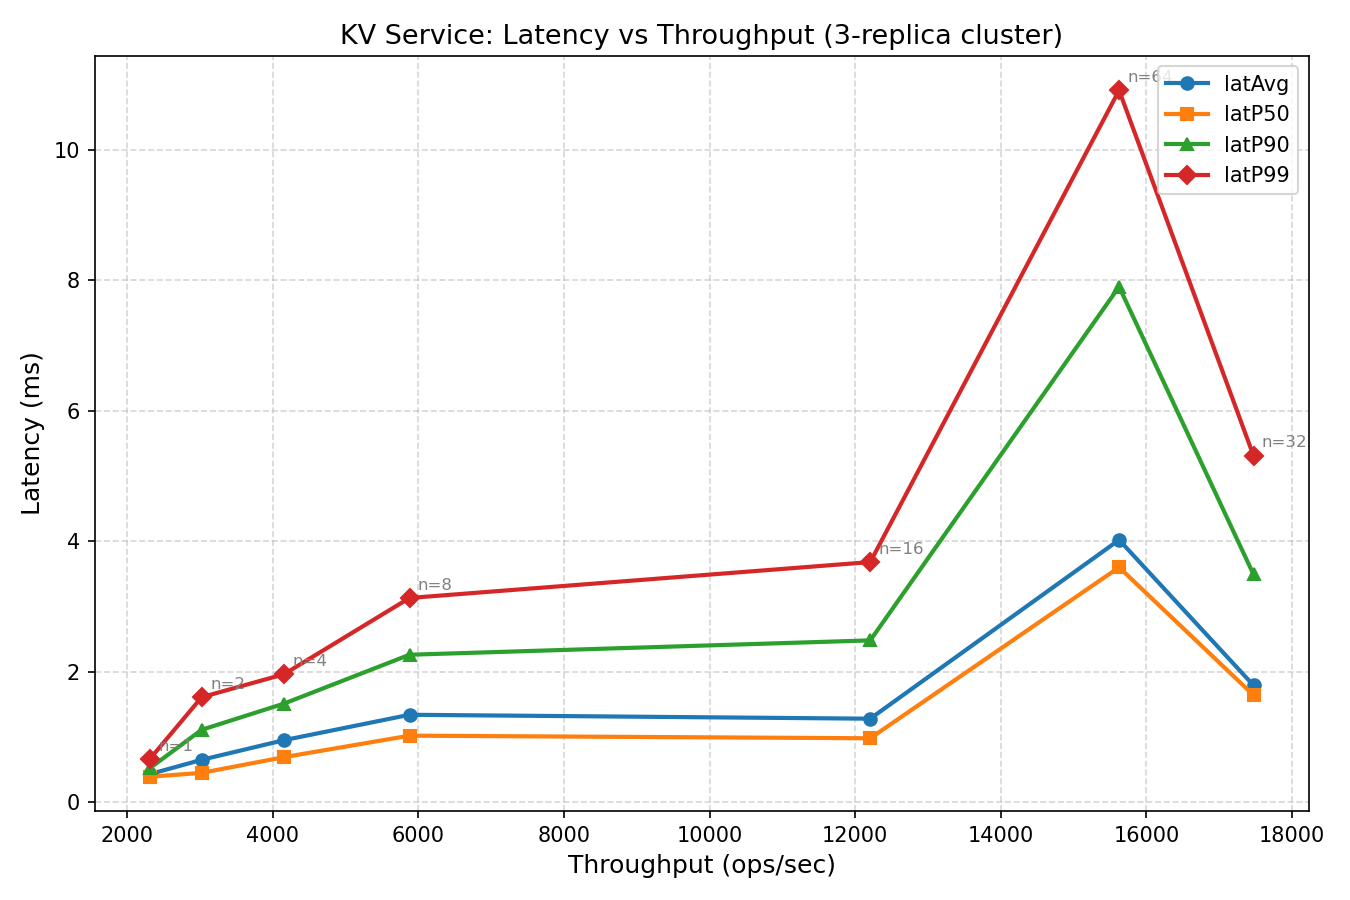

The Python source for this figure:
#!/usr/bin/env python3
"""
lat-tput.py -- Parse result.txt and generate a latency-throughput scatter plot.

Usage:
    python3 lat-tput.py [result_file] [output_png]

Defaults:
    result_file : result.txt  (expected in the current working directory)
    output_png  : lat-tput.png
"""

import sys
import os
import re
import matplotlib
matplotlib.use("Agg")          # headless backend — no display needed
import matplotlib.pyplot as plt


def parse_result(path: str):
    """
    Parse a result.txt produced by tput.cpp.

    Expected data lines (after the header) look like:
            1       10.23        9.80       15.20       48.50            97
    Columns: clientCount  latAvg  latP50  latP90  latP99  throughput
    """
    records = []
    with open(path) as fh:
        for line in fh:
            line = line.strip()
            # Skip header / comment lines
            if line.startswith("#") or line.startswith("-") or not line:
                continue
            parts = line.split()
            if len(parts) < 6:
                continue
            try:
                rec = {
                    "clients":    int(parts[0]),
                    "lat_avg":    float(parts[1]),
                    "lat_p50":    float(parts[2]),
                    "lat_p90":    float(parts[3]),
                    "lat_p99":    float(parts[4]),
                    "throughput": float(parts[5]),
                }
                records.append(rec)
            except ValueError:
                continue
    return records


def plot(records, output_path: str):
    if not records:
        print("No data records found — nothing to plot.", file=sys.stderr)
        sys.exit(1)

    # Sort by throughput so lines don't zigzag when a round has lower
    # throughput than the previous one (e.g. warmup noise at n=2).
    records = sorted(records, key=lambda r: r["throughput"])

    throughputs = [r["throughput"] for r in records]
    lat_avg     = [r["lat_avg"]    for r in records]
    lat_p50     = [r["lat_p50"]    for r in records]
    lat_p90     = [r["lat_p90"]    for r in records]
    lat_p99     = [r["lat_p99"]    for r in records]
    clients     = [r["clients"]    for r in records]

    fig, ax = plt.subplots(figsize=(9, 6))

    ax.plot(throughputs, lat_avg, "o-", label="latAvg",  linewidth=2, markersize=6)
    ax.plot(throughputs, lat_p50, "s-", label="latP50",  linewidth=2, markersize=6)
    ax.plot(throughputs, lat_p90, "^-", label="latP90",  linewidth=2, markersize=6)
    ax.plot(throughputs, lat_p99, "D-", label="latP99",  linewidth=2, markersize=6)

    # Annotate each point with the client count
    for x, y, c in zip(throughputs, lat_p99, clients):
        ax.annotate(
            f"n={c}",
            xy=(x, y),
            xytext=(4, 4),
            textcoords="offset points",
            fontsize=8,
            color="gray",
        )

    ax.set_xlabel("Throughput (ops/sec)", fontsize=12)
    ax.set_ylabel("Latency (ms)", fontsize=12)
    ax.set_title("KV Service: Latency vs Throughput (3-replica cluster)", fontsize=13)
    ax.legend(fontsize=10)
    ax.grid(True, linestyle="--", alpha=0.5)

    plt.tight_layout()
    plt.savefig(output_path, dpi=150)
    print(f"Plot saved to {output_path}")


def main():
    result_file  = sys.argv[1] if len(sys.argv) > 1 else "result.txt"
    output_png   = sys.argv[2] if len(sys.argv) > 2 else "lat-tput.png"

    if not os.path.exists(result_file):
        print(f"Error: '{result_file}' not found.", file=sys.stderr)
        sys.exit(1)

    records = parse_result(result_file)
    print(f"Parsed {len(records)} data points from '{result_file}'.")
    plot(records, output_png)


if __name__ == "__main__":
    main()
